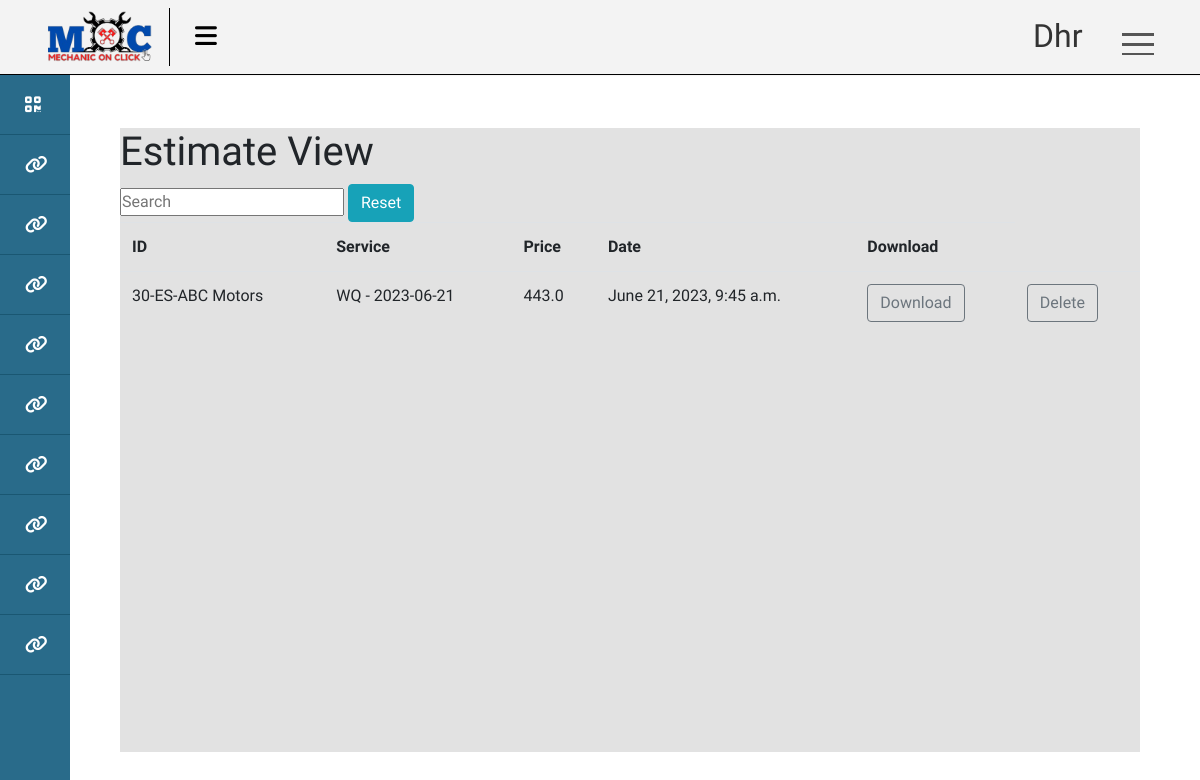
/estimates/ (signed in), run on the app's committed database.
### account/models.py (models this page shows)
class User(AbstractUser):
    class Role(models.TextChoices):
        ADMIN = "ADMIN" , "Admin"
        CUSTOMER = 'CUSTOMER' , "Customer"
        EMPLOYEE = 'EMPLOYEE' , 'Employee'
        HR = 'HR' , 'Human Resource Manager'
        SM = 'SM' , 'Service Manager'
        SA = 'SA' , 'Service Advisor'
        NA = 'NA' , 'NA'
        BSM = 'BSM' , 'Body Shop Manager'
        BSA = 'BSA' , 'Body Shop Advisor'
        CRM = 'CRM' , 'Customer Relationship Manager'
        SPM = 'SPM' , 'Spare Part Manager'
        SPE = 'SPE' , 'Spare Part Executive'
        AM  = 'AM' , 'Account Manager'
    phone = models.CharField(max_length=13,unique=True , null=True , blank=True)
    role = models.CharField(max_length=50 , choices=Role.choices ,default= Role.CUSTOMER)
    is_active = models.BooleanField(default=False)

### ERP/models.py (models this page shows, shortened)
class Estimate(models.Model):
    id = models.UUIDField(
         primary_key = True,
         default = uuid.uuid4,
         editable = False)
    serial_number = models.CharField(max_length=50)
    service = models.OneToOneField(Service , on_delete= models.CASCADE)
    price = models.FloatField()
    report = models.FileField(null=True , blank=True)
    created_at = models.DateTimeField(auto_now_add=True , editable=False)

class Service(models.Model):
    class Progress(models.TextChoices):
        WAITING = 'WAITING' , 'Waiting'
        DOING = 'DOING' , 'Doing'
    vehical = models.ForeignKey(Vehical , on_delete=models.SET_NULL, blank=True , null= True)
    center = models.ForeignKey(Center , on_delete=models.SET_NULL , null=True , blank= True)
    services = models.ManyToManyField(CenterServices)
    products = models.ManyToManyField(CenterProduct)
    progress = models.CharField(max_length=20 , choices=Progress.choices , default= Progress.WAITING)
    date = models.DateTimeField(auto_now_add=True)
    additional_services = models.CharField(max_length=200 ,null=True , blank=True)
    additional_services_cost = models.IntegerField(default=0)
    is_approved = models.BooleanField(default=False)
    def __str__(self) -> str:
        return str(self.vehical.number) + ' - ' + str(self.date.date())

class Vehical(models.Model):
    customer = models.ForeignKey(Customer , on_delete=models.CASCADE)
    number = models.CharField(max_length=20 , unique= True , blank=False , null= False)
    type = models.CharField(max_length=20)

### account/decorators.py (the view)
        def wrapper(request , *args, **kwargs):
            group = None
            role = request.user.role
            if role in allowed_roles:
                return view_func(request , *args, **kwargs)
            else :
                return redirect('unauth_page')

### ERP/views.py (called while the page is built)
@login_required(login_url= 'login_page')
@allowed_users(allowed_roles=[User.Role.EMPLOYEE,User.Role.ADMIN])
def estimates(request):
    context = {}
    employee = Employee.objects.get(user = request.user)
    services = Service.objects.filter(center = employee.center)
    estimates = list(Estimate.objects.filter(service__in = services))
    context['estimates'] = estimates
    return render(request , 'ERP/estimate/estimates_view.html',context=context)

### templates/ERP/estimate/estimates_view.html
{% extends 'ERP/base.html' %}
{% load static %}
{% block content %}
<h1> Estimate View</h1>
{% include 'ERP/search_widget.html' %}
<table id = "myTable" class = 'table'>
<tr><th>ID</th><th>Service</th><th>Price</th><th>Date</th><th>Download</th></tr>
{% for estimate in estimates %}
<tr>
    <td>{{estimate.serial_number}}</td>
    <td>{{estimate.service}}</td>
    <td>{{estimate.price}}</td>
    <td>{{estimate.created_at}}</td>
    <td><a href = '{{estimate.report.url}}' class="btn btn-outline-secondary"> Download</a></td>
    <td><a href = '{% url "delete_estimate" estimate.id %}' class="btn btn-outline-secondary"> Delete</a></td>
</tr>
{% endfor %}
</table>
{% endblock %}

### templates/ERP/base.html (shortened to what this page needs)
{% load static %}
<!DOCTYPE html>
<html lang="en">
<head>
   <link rel="stylesheet" href="{% static 'css/dashboard.css' %}">
   <link rel="stylesheet" href="https://cdn.jsdelivr.net/npm/bootstrap@4.0.0/dist/css/bootstrap.min.css">
 </head>
</head>
<body>
<div id="main">
 <div class="wrapper hover_collapse">
	<div class="top_navbar">
		<div class="logo"><img src="{% static 'img/MoC.png' %}" alt=""></div>
		<div class="menu">
			<div class="hamburger">
				<i class="fas fa-bars"></i>
			</div>
		</div>
	</div>
    <div class="navigation">
		<div class="userBx">
			<p class="username">{{request.user}}</p>
		</div>
		<div class="menuToggle"></div>
      <ul class="menu2">
	  </ul>
	</div>
	{% include 'ERP/dashboard/main_dash.html' %}
	<div class="box">
        {% block content %}
        {% endblock %}
	</div>
</div>
</div>
</body>
</html>

### static/css/dashboard.css (style rules this page uses)
* { font-family: "Baloo Paaji 2", cursive; margin: 0; padding: 0; box-sizing: border-box; list-style: none; text-decoration: none; }
body { background: #ffffff; }
#main { width:100%; height:100%; background-color: salmon; }
.top_navbar { position: fixed; top: 0; left: 0; width: 100%; height: 75px; background: #f3f3f3; box-shadow: 1px 0 2px rgba(0, 0, 0, 0.125); display: flex; align-items: center; border-bottom: 1px solid #000000; }
.top_navbar .logo { width: 170px; padding: 0px 45px; color: white; border-right: 1px solid #000000; }
.top_navbar > .logo > img { width: 110px; }
.top_navbar .menu { width: calc(50% - 250px); padding: 0 25px; display: flex; justify-content: space-between; align-items: center; }
.top_navbar .hamburger { font-size: 25px; cursor: pointer; color: rgb(0, 0, 0); }
.navigation { position: absolute; top: 0px; top: 14px; right: 32px; width: 160px; height: 69px; display: flex; justify-content: space-between; transition: height 0.5s, width 0.5s; overflow: hidden; z-index: 9999; border-radius: 25px; }
.navigation .userBx { position: relative; width: 60px; height: 60px; display: flex; margin-left: 12%; display: flex; align-items: center; justify-content: space-evenly; transition: 0.5s; transition-delay: 0.5s; }
.navigation .userBx .username { white-space: nowrap; text-overflow: hidden; margin-left: 2%; color: #333; font-size: 32px; }
.navigation .menuToggle { position: relative; width: 60px; height: 60px; cursor: pointer; display: flex; justify-content: center; align-items: center; }
.navigation .menuToggle::before { content: ""; position: absolute; width: 32px; height: 3px; background-color: #555; transform: translateY(-10px); box-shadow: 0 10px #555; transition: 0.5s; }
.navigation .menuToggle::after { content: ""; position: absolute; width: 32px; height: 2px; background-color: #555; transform: translateY(10px); transition: 0.5s; }
.menu2 { position: absolute; width: 100%; height: calc(100%-60px); margin-top: 60px; padding: 20px; border-top: 1px solid black; }
#main .box { position: fixed; width: 85%; height: 78%; background-color: #e2e2e2; position: absolute; right:5%; bottom: 6%; }

### data on the page
User: user "Dhr"
Estimate: serial_number "30-ES-ABC Motors", service "WQ - 2023-06-21", price "443.0", created_at "June 21, 2023, 9:45 a.m."
